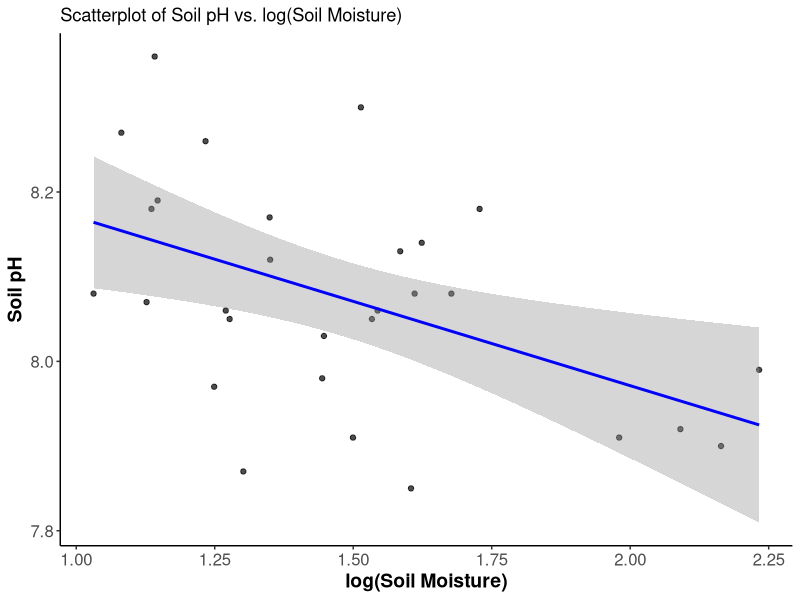
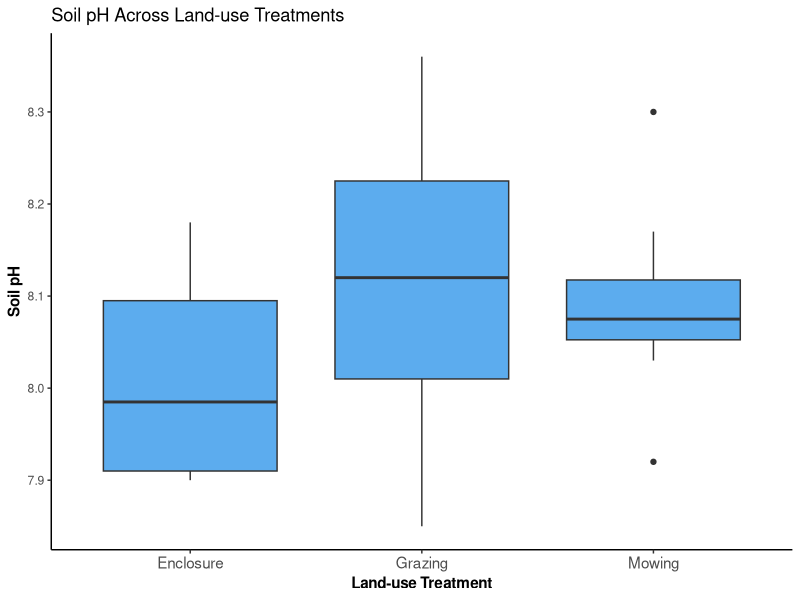
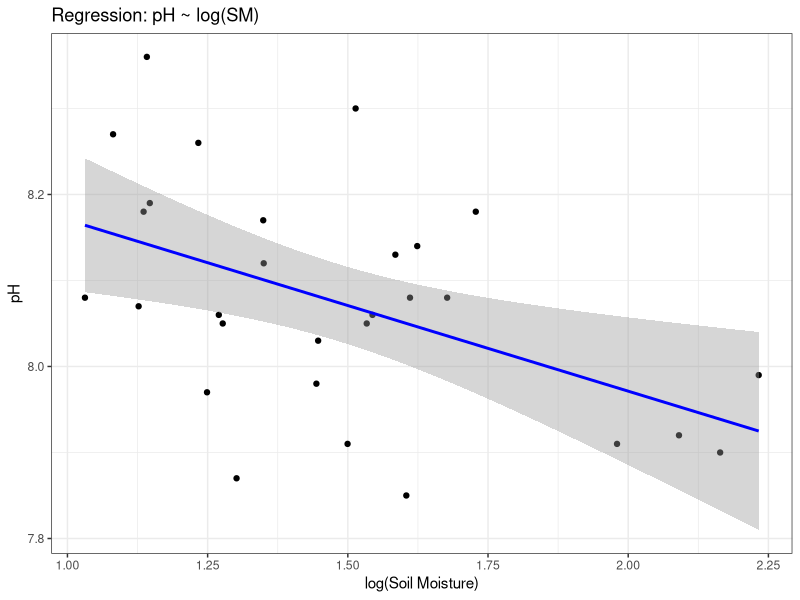
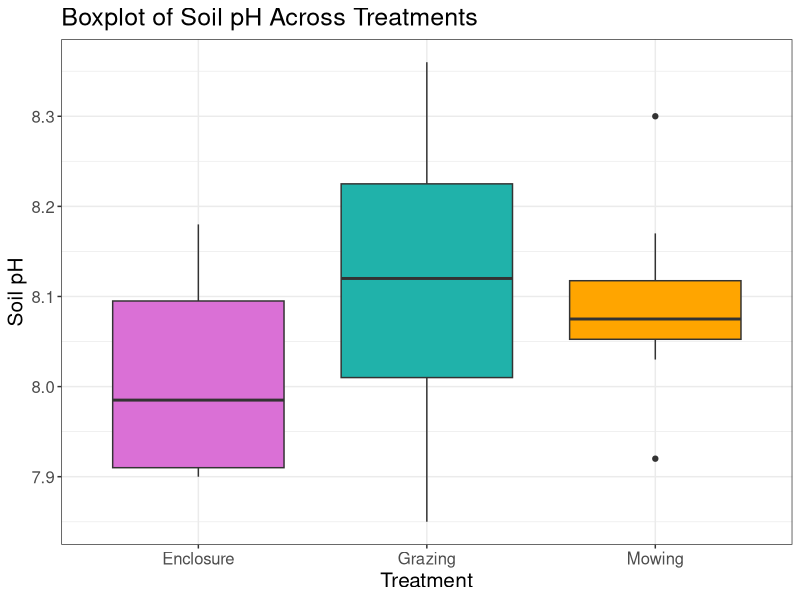
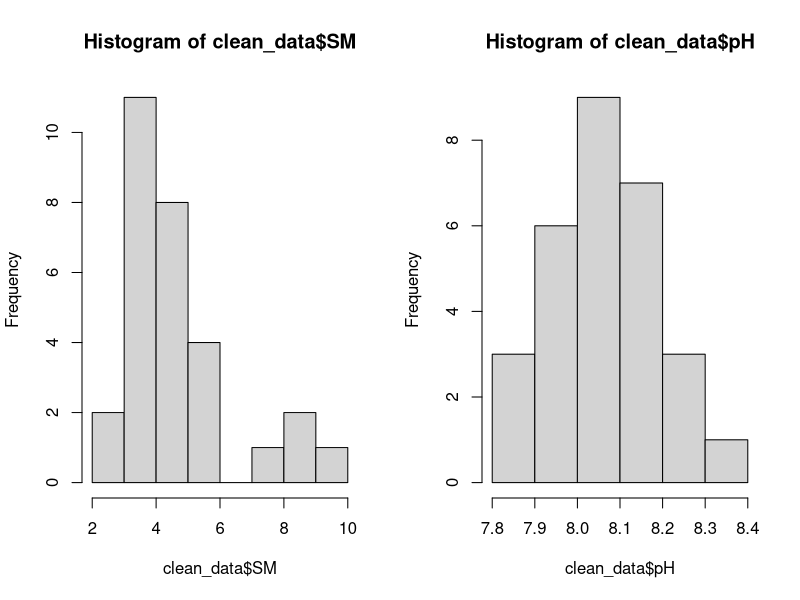
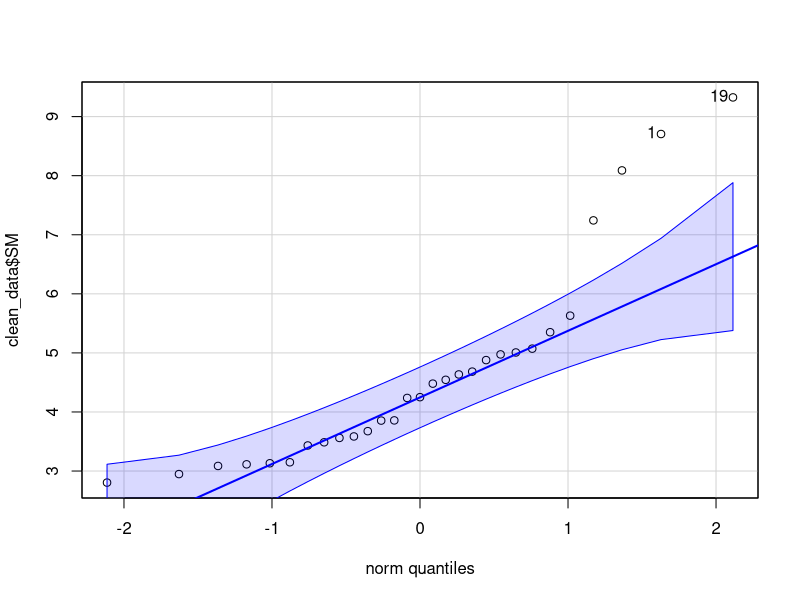
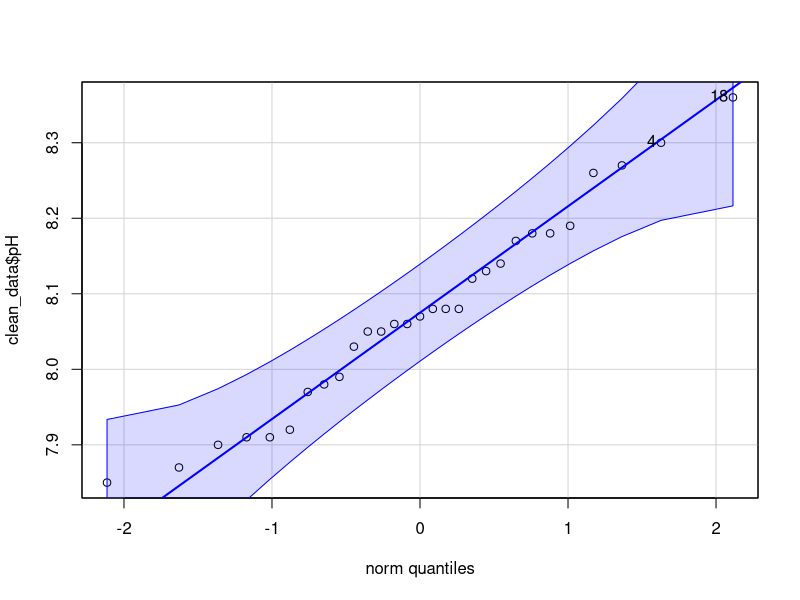
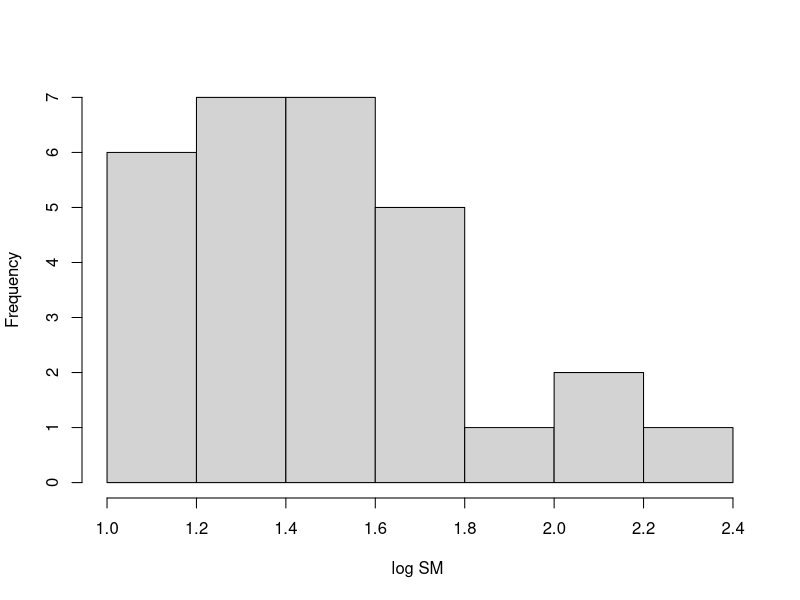

These figures' R source, in order:
## ---- chunk 1
knitr::opts_chunk$set(echo = TRUE, message = FALSE, warning = FALSE)
# you must have echo = set to TRUE
## ---- chunk 2
# upload necessary libraries
library(readr) # package for reading in data
library(tidyverse)
library(ggplot2)
library(car)
library(psych)
library(multcomp)
library(cowplot)
library(tidyr)
library(dplyr)


# include other libraries you may need

#load in your cleaned data
dataset_38 <- read.csv("data/dataset_38.csv")

#str(dataset_38)


#filter observations
clean_data <- dataset_38 %>%
  dplyr::select(treat,SM,pH, block) %>%   # keep only relevant columns
  tidyr::drop_na() # remove all rows with NAs

#change block as factor
clean_data$block <- as.factor(clean_data$block)


## ---- chunk 3

## 1 graph for y ~ x (numeric) 

clean_data %>% 
  ggplot(aes(x = log(SM), y = pH)) +  # map Soil Moisture to x and pH to y
  geom_point(color = "black", alpha = 0.7) +  # scatterplot points
  geom_smooth(method = "lm", color = "blue") +  # linear regression line
  theme_classic() +  # clean background
  labs(x = "log(Soil Moisture)", y = "Soil pH") +  # axis labels
  ggtitle("Scatterplot of Soil pH vs. log(Soil Moisture)") +  # title
  theme(
    axis.title = element_text(size = 14, face = "bold"),  # axis title style
    axis.text = element_text(size = 12)  # axis tick label size
  )

## ---- chunk 4

## 1 graph for y ~ x (categorical) 

clean_data %>% 
  ggplot(aes(y = pH, x = treat)) +
  geom_boxplot(fill = "steelblue2") +
  theme_classic() + # pretty theme
  theme(axis.title = element_text(face = "bold"), 
        axis.text.x = element_text(size = 11)) +
  labs(x = "Land-use Treatment", y = "Soil pH") +
  ggtitle("Soil pH Across Land-use Treatments") 


## ---- chunk 5


# Regression plot
ggplot(clean_data, aes(x = log(SM), y = pH)) +
  geom_point() +
  geom_smooth(method = "lm", col = "blue") +
  theme_bw() +
  labs(x = "log(Soil Moisture)", y = "pH", title = "Regression: pH ~ log(SM)")

## ---- chunk 6

# ggplot version of boxplot
ggplot(clean_data, aes(x=treat, y=pH, fill=treat, fill=treat))+ #base plot
  geom_boxplot(show.legend=F)+ #do a boxplot, but hide legend cause its just colors
  scale_fill_manual(values=c("orchid", "lightseagreen", "orange"))+ #set line colors
  ylab("Soil pH")+ 
  xlab("Treatment")+ 
  theme_bw()+ #cute theme
  theme(text = element_text(size=15))+ # Larger font
  ggtitle("Boxplot of Soil pH Across Treatments")


## ---- chunk 7
# ==============================
# Part 1: Data Cleaning
# ==============================

#filter observations
clean_data <- dataset_38 %>%
  dplyr::select(treat,SM,pH, block) %>%   # keep only relevant columns
  tidyr::drop_na() # remove all rows with NAs

#change block as factor
clean_data$block <- as.factor(clean_data$block)

#general data checking
head(clean_data)
summary(clean_data)


# ==============================
# Part 2: EDA - Distribution Checks
# ==============================

#check numeric vars for distributions and normality
## histograms
par(mfrow=c(1,2))
hist(clean_data$SM)
hist(clean_data$pH)
par(mfrow=c(1,1))


## qqPlots
par(mfrow=c(1,1))
qqPlot(clean_data$SM)
qqPlot(clean_data$pH)
par(mfrow=c(1,1))


## shapiro tests
shapiro.test(clean_data$SM) # not
shapiro.test(clean_data$pH) # normal


## Hint: Check if there are 0s or negatives using range() before transforming
#range(clean_data$SM) #[1] 2.8045 9.3250 so no need add 1 when transforming

clean_data$SM_log <- log(clean_data$SM)

hist(clean_data$SM_log, main="", xlab="log SM ")
qqPlot(clean_data$SM_log)
shapiro.test(clean_data$SM_log) 


#prep for pairs panels: only numeric vars
numerics <- clean_data[,c("SM", "pH", "SM_log")]
pairs.panels(numerics) #include as a fig


# numeric ~ categorical exploration
boxplot(SM ~ treat, data=clean_data)
boxplot(pH ~ treat, data=clean_data)
boxplot(SM_log ~ treat, data=clean_data)


## ---- chunk 8

# ==============================
# Part 3: ANOVA - pH ~ treat
# ==============================

# Fit linear model with pH as the response variable and treatment as the predictor
fit1 <- lm(pH ~ treat, data=clean_data)

# Diagnostic plots to check ANOVA assumptions
par(mfrow=c(2,2))
plot(fit1) # residuals, Q-Q plot, leverage
par(mfrow=c(1,1))

# Extract residuals and assess normality
res1 <- fit1$residuals
shapiro.test(res1)
qqPlot(res1)
hist(res1)


# Run one-way ANOVA
anova(fit1)

# Check homogeneity of variances with Levene's Test
leveneTest(pH ~ treat, data=clean_data)

boxplot(pH ~ treat, data = clean_data, main = "Soil pH by Treatment", ylab = "log(SM)")

# ggplot version of boxplot
ggplot(clean_data, aes(x=treat, y=pH, fill=treat, fill=treat))+ #base plot
  geom_boxplot(show.legend=F)+ #do a boxplot, but hide legend cause its just colors
  scale_fill_manual(values=c("orchid", "lightseagreen", "orange"))+ #set line colors
  ylab("Soil pH")+ 
  xlab("Treatment")+ 
  theme_bw()+ #cute theme
  theme(text = element_text(size=15))+ # Larger font
  ggtitle("Boxplot of Soil pH Across Treatments")



# ==============================
# Part 4: ANOVA - SM_log ~ treat
# ==============================

# Fit linear model: SM as response, treat as predictor
fit2 <- lm(SM_log ~ treat, data=clean_data)

# Diagnostic plots to check ANOVA assumptions
par(mfrow=c(2,2))
plot(fit2) 
par(mfrow=c(1,1))

# Residuals normality check
res2 <- fit2$residuals
shapiro.test(res2)
qqPlot(res2)
hist(res2)

#run anova of SM_log
anova(fit2)

# Check homogeneity of variance
leveneTest(SM_log ~ treat, data=clean_data)

# Basic boxplot
boxplot(SM_log ~ treat, data = clean_data, main = "Log-Transformed Soil Moisture by Treatment", ylab = "log(SM)")

# ggplot version of boxplot
ggplot(clean_data, aes(x=treat, y=SM_log, fill=treat, fill=treat))+ #base plot
  geom_boxplot(show.legend=F)+ #do a boxplot, but hide legend cause its just colors
  scale_fill_manual(values=c("orchid", "lightseagreen", "orange"))+ #set line colors
  ylab("log(SM)")+ 
  xlab("Treatment")+ 
  theme_bw()+ #cute theme+
  ggtitle("Boxplot of log(SM) Across Treatments") +
  theme(text = element_text(size=15)) # Larger font

## ---- chunk 9

# ==============================
# Part 5: Linear Regression - pH ~ SM_log
# ==============================


#prep for pairs panels: only numeric vars
numerics <- clean_data[,c("SM", "pH", "SM_log")]
pairs.panels(numerics) #include as a fig



fit3 <- lm(pH ~ SM_log, data = clean_data)
par(mfrow=c(2,2))
plot(fit3) 
par(mfrow=c(1,1))


summary(fit3)


# Save residuals and check normality
res3 <- fit3$residuals
shapiro.test(res3)
qqPlot(res3)
hist(res3)


ggplot(clean_data, aes(x = SM_log, y = pH)) +
  geom_point() +
  geom_smooth(method = "lm", col = "blue") +
  theme_bw() +
  labs(x = "log(Soil Moisture)", y = "pH", title = "Regression: pH ~ log(SM)")
